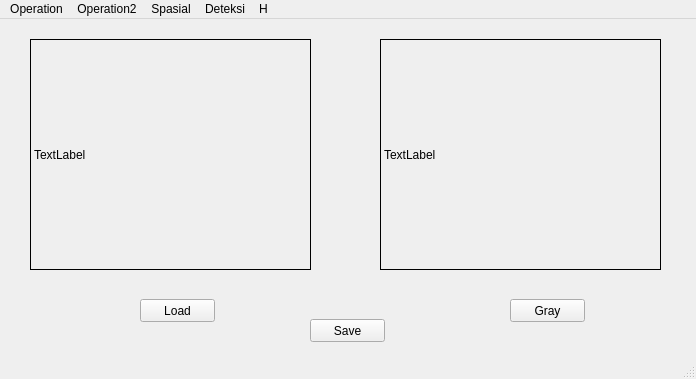
<?xml version="1.0" encoding="UTF-8"?>
<ui version="4.0">
 <class>MainWindow</class>
 <widget class="QMainWindow" name="MainWindow">
  <property name="geometry">
   <rect>
    <x>0</x>
    <y>0</y>
    <width>696</width>
    <height>379</height>
   </rect>
  </property>
  <property name="windowTitle">
   <string>MainWindow</string>
  </property>
  <widget class="QWidget" name="centralwidget">
   <widget class="QPushButton" name="loadButton">
    <property name="geometry">
     <rect>
      <x>140</x>
      <y>280</y>
      <width>75</width>
      <height>23</height>
     </rect>
    </property>
    <property name="text">
     <string>Load</string>
    </property>
   </widget>
   <widget class="QLabel" name="imgLabel">
    <property name="geometry">
     <rect>
      <x>30</x>
      <y>20</y>
      <width>281</width>
      <height>231</height>
     </rect>
    </property>
    <property name="frameShape">
     <enum>QFrame::Box</enum>
    </property>
    <property name="text">
     <string>TextLabel</string>
    </property>
   </widget>
   <widget class="QPushButton" name="grayButton">
    <property name="geometry">
     <rect>
      <x>510</x>
      <y>280</y>
      <width>75</width>
      <height>23</height>
     </rect>
    </property>
    <property name="text">
     <string>Gray</string>
    </property>
   </widget>
   <widget class="QLabel" name="imgLabel2">
    <property name="geometry">
     <rect>
      <x>380</x>
      <y>20</y>
      <width>281</width>
      <height>231</height>
     </rect>
    </property>
    <property name="frameShape">
     <enum>QFrame::Box</enum>
    </property>
    <property name="text">
     <string>TextLabel</string>
    </property>
   </widget>
   <widget class="QPushButton" name="saveButton">
    <property name="geometry">
     <rect>
      <x>310</x>
      <y>300</y>
      <width>75</width>
      <height>23</height>
     </rect>
    </property>
    <property name="text">
     <string>Save</string>
    </property>
   </widget>
   <zorder>imgLabel</zorder>
   <zorder>grayButton</zorder>
   <zorder>imgLabel2</zorder>
   <zorder>saveButton</zorder>
   <zorder>loadButton</zorder>
  </widget>
  <widget class="QMenuBar" name="menubar">
   <property name="geometry">
    <rect>
     <x>0</x>
     <y>0</y>
     <width>696</width>
     <height>21</height>
    </rect>
   </property>
   <widget class="QMenu" name="menuOperation">
    <property name="title">
     <string>Operation</string>
    </property>
    <addaction name="actionBrightness"/>
    <addaction name="actionContrast"/>
    <addaction name="actionContrastScretch"/>
    <addaction name="actionNegative"/>
    <addaction name="actionBiner"/>
    <addaction name="actiongrayHistogram"/>
    <addaction name="actionRGBHistogram"/>
    <addaction name="actionEqualHistogram"/>
   </widget>
   <widget class="QMenu" name="menuOperation2">
    <property name="title">
     <string>Operation2</string>
    </property>
    <widget class="QMenu" name="menuRotasi">
     <property name="title">
      <string>Rotasi</string>
     </property>
     <addaction name="actionrot45derajat"/>
     <addaction name="actionmin45derajat"/>
     <addaction name="actionrot90derajat"/>
     <addaction name="actionmin90derajat"/>
     <addaction name="actionrot180derajat"/>
     <addaction name="actionmin180derajat"/>
    </widget>
    <widget class="QMenu" name="menuResize">
     <property name="title">
      <string>Resize</string>
     </property>
     <addaction name="actionZoomIn"/>
     <addaction name="actionZoomOut"/>
     <addaction name="actionSkewedImage"/>
    </widget>
    <addaction name="menuRotasi"/>
    <addaction name="actionTranslasi"/>
    <addaction name="menuResize"/>
    <addaction name="actionCrop"/>
    <addaction name="actionAritmatika"/>
    <addaction name="actionBoolean"/>
   </widget>
   <widget class="QMenu" name="menuSpasial">
    <property name="title">
     <string>Spasial</string>
    </property>
    <addaction name="actionFilter"/>
    <addaction name="actionMean"/>
    <addaction name="actionGaussian"/>
    <addaction name="actionSharpening"/>
    <addaction name="actionMedian"/>
    <addaction name="actionMax"/>
   </widget>
   <widget class="QMenu" name="menuDeteksi">
    <property name="title">
     <string>Deteksi</string>
    </property>
    <addaction name="actionSobel"/>
    <addaction name="actionPrewit"/>
    <addaction name="actionRobert"/>
    <addaction name="actionLaplace"/>
    <addaction name="actionLaplaceOfGaussian"/>
    <addaction name="actionCanny"/>
    <addaction name="actionDilasi"/>
    <addaction name="actionErosi"/>
    <addaction name="actionOpening"/>
    <addaction name="actionClosing"/>
    <addaction name="actionSkeleton"/>
   </widget>
   <widget class="QMenu" name="menuH">
    <property name="title">
     <string>H</string>
    </property>
    <addaction name="actionBinary"/>
    <addaction name="actionBinaryInvers"/>
    <addaction name="actionTrunc"/>
    <addaction name="actionToZero"/>
    <addaction name="actionToZeroInvers"/>
    <addaction name="actionOtsu"/>
   </widget>
   <addaction name="menuOperation"/>
   <addaction name="menuOperation2"/>
   <addaction name="menuSpasial"/>
   <addaction name="menuDeteksi"/>
   <addaction name="menuH"/>
  </widget>
  <widget class="QStatusBar" name="statusbar"/>
  <action name="actionBrightness">
   <property name="text">
    <string>Brightness</string>
   </property>
  </action>
  <action name="actionContrast">
   <property name="text">
    <string>Contrast</string>
   </property>
  </action>
  <action name="actionContrastScretch">
   <property name="text">
    <string>ContrastScretch</string>
   </property>
  </action>
  <action name="actionNegative">
   <property name="text">
    <string>Negative</string>
   </property>
  </action>
  <action name="actionBiner">
   <property name="text">
    <string>Biner</string>
   </property>
  </action>
  <action name="actiongrayHistogram">
   <property name="text">
    <string>grayHistogram</string>
   </property>
  </action>
  <action name="actionRGBHistogram">
   <property name="text">
    <string>RGBHistogram</string>
   </property>
  </action>
  <action name="actionEqualHistogram">
   <property name="text">
    <string>EqualHistogram</string>
   </property>
  </action>
  <action name="actionrot45derajat">
   <property name="text">
    <string>rot45derajat</string>
   </property>
  </action>
  <action name="actionmin45derajat">
   <property name="text">
    <string>min45derajat</string>
   </property>
  </action>
  <action name="actionrot90derajat">
   <property name="text">
    <string>rot90derajat</string>
   </property>
  </action>
  <action name="actionmin90derajat">
   <property name="text">
    <string>min90derajat</string>
   </property>
  </action>
  <action name="actionrot180derajat">
   <property name="text">
    <string>rot180derajat</string>
   </property>
  </action>
  <action name="actionmin180derajat">
   <property name="text">
    <string>min180derajat</string>
   </property>
  </action>
  <action name="actionTranslasi">
   <property name="text">
    <string>Translasi</string>
   </property>
  </action>
  <action name="actionZoomIn">
   <property name="text">
    <string>Zoom In</string>
   </property>
  </action>
  <action name="actionZoomOut">
   <property name="text">
    <string>Zoom Out</string>
   </property>
  </action>
  <action name="actionSkewedImage">
   <property name="text">
    <string>Skewed Image</string>
   </property>
  </action>
  <action name="actionCrop">
   <property name="text">
    <string>Crop</string>
   </property>
  </action>
  <action name="actionCrop2">
   <property name="text">
    <string>Crop2</string>
   </property>
  </action>
  <action name="actionAritmatika">
   <property name="text">
    <string>Aritmatika</string>
   </property>
  </action>
  <action name="actionBoolean">
   <property name="text">
    <string>Boolean</string>
   </property>
  </action>
  <action name="actionFilter">
   <property name="text">
    <string>Filter</string>
   </property>
  </action>
  <action name="actionMean">
   <property name="text">
    <string>Mean</string>
   </property>
  </action>
  <action name="actionGaussian">
   <property name="text">
    <string>Gaussian</string>
   </property>
  </action>
  <action name="actionSharpening">
   <property name="text">
    <string>Sharpening</string>
   </property>
  </action>
  <action name="actionMedian">
   <property name="text">
    <string>Median</string>
   </property>
  </action>
  <action name="actionMax">
   <property name="text">
    <string>Max</string>
   </property>
  </action>
  <action name="actionSobel">
   <property name="text">
    <string>Sobel</string>
   </property>
  </action>
  <action name="actionPrewit">
   <property name="text">
    <string>Prewit</string>
   </property>
  </action>
  <action name="actionRobert">
   <property name="text">
    <string>Robert</string>
   </property>
  </action>
  <action name="actionLaplace">
   <property name="text">
    <string>Laplace</string>
   </property>
  </action>
  <action name="actionLaplaceOfGaussian">
   <property name="text">
    <string>Laplace Of Gaussian</string>
   </property>
  </action>
  <action name="actionCanny">
   <property name="text">
    <string>Canny</string>
   </property>
  </action>
  <action name="actionDilasi">
   <property name="text">
    <string>Dilasi</string>
   </property>
  </action>
  <action name="actionErosi">
   <property name="text">
    <string>Erosi</string>
   </property>
  </action>
  <action name="actionOpening">
   <property name="text">
    <string>Opening</string>
   </property>
  </action>
  <action name="actionClosing">
   <property name="text">
    <string>Closing</string>
   </property>
  </action>
  <action name="actionBinary">
   <property name="text">
    <string>Binary</string>
   </property>
  </action>
  <action name="actionBinaryInvers">
   <property name="text">
    <string>BinaryInvers</string>
   </property>
  </action>
  <action name="actionTrunc">
   <property name="text">
    <string>Trunc</string>
   </property>
  </action>
  <action name="actionToZero">
   <property name="text">
    <string>ToZero</string>
   </property>
  </action>
  <action name="actionToZeroInvers">
   <property name="text">
    <string>ToZeroInvers</string>
   </property>
  </action>
  <action name="actionSkeleton">
   <property name="text">
    <string>Skeleton</string>
   </property>
  </action>
  <action name="actionOtsu">
   <property name="text">
    <string>Otsu</string>
   </property>
  </action>
 </widget>
 <resources/>
 <connections/>
</ui>
